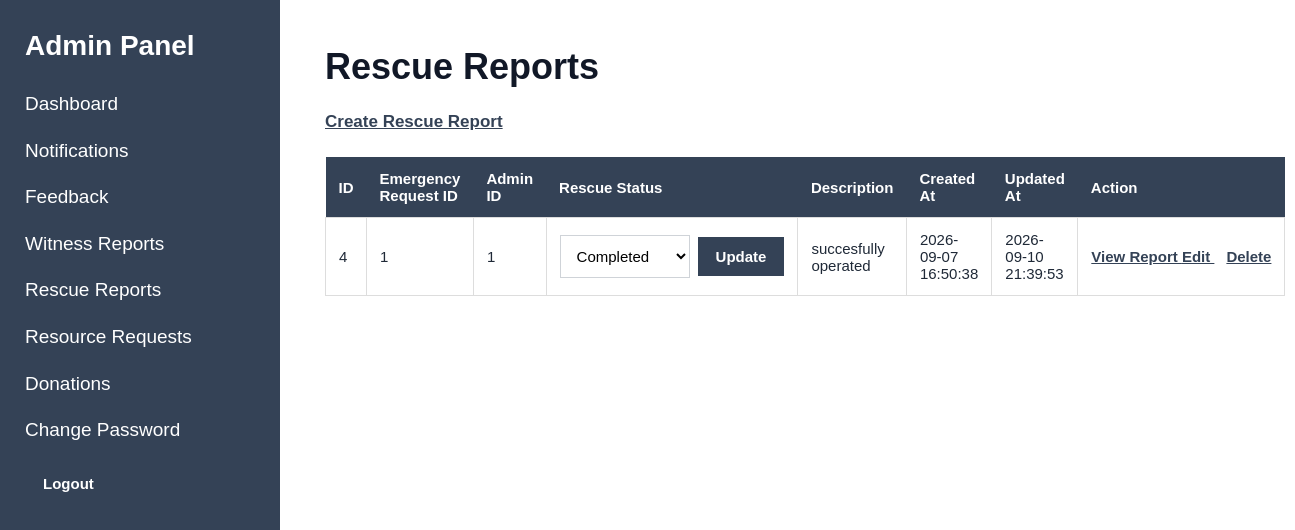
The page /index.php?page=rescue-reports (signed in) on the database its author committed.
### tables this page shows
CREATE TABLE `rescue_reports` (
  `id` int(11) NOT NULL,
  `emergency_request_id` int(11) NOT NULL,
  `admin_id` int(11) NOT NULL,
  `rescue_status` enum('pending','ongoing','completed','cancelled') NOT NULL DEFAULT 'pending',
  `description` text NOT NULL,
  `created_at` timestamp NOT NULL DEFAULT current_timestamp(),
  `updated_at` timestamp NOT NULL DEFAULT current_timestamp() ON UPDATE current_timestamp()
);

### models/RescueReportModel.php (called while the page is built, shortened)
<?php
function getAllRescueReports($conn)
{
    $sql = "SELECT
                id,
                emergency_request_id,
                admin_id,
                rescue_status,
                description,
                created_at,
                updated_at
            FROM rescue_reports
            ORDER BY id DESC";
    $result = mysqli_query($conn, $sql);
    $reports = [];
    while ($row = mysqli_fetch_assoc($result)) {
        $reports[] = $row;
    }
    return $reports;
}

### controllers/RescueReportController.php (called while the page is built, shortened)
<?php
require_once "models/RescueReportModel.php";
function loadAllRescueReports($conn)
{
    return getAllRescueReports($conn);
}

### views/admin/rescue_reports/index.php (the view, shortened to what this page needs)
<?php require_once "views/partials/header.php"; ?>
<?php require_once "views/partials/sidebar.php"; ?>
<div class="content">
    <h1>Rescue Reports</h1>
    <p>
        <a href="index.php?page=rescue-report-create">
            Create Rescue Report
        </a>
    </p>
    <?php if (empty($reports)): ?>
        <p>No rescue reports found.</p>
    <?php else: ?>
        <table>
            <thead>
                <tr>
                    <th>ID</th>
                    <th>Emergency Request ID</th>
                    <th>Admin ID</th>
                    <th>Rescue Status</th>
                    <th>Description</th>
                    <th>Created At</th>
                    <th>Updated At</th>
                    <th>Action</th>
                </tr>
            </thead>
            <tbody>
                <?php foreach ($reports as $report): ?>
                    <tr>
                        <td>
                            <?php echo (int)$report['id']; ?>
                        </td>
                        <td>
                            <?php
                            echo (int)$report[
                                'emergency_request_id'
                            ];
                            ?>
                        </td>
                        <td>
                            <?php
                            echo (int)$report['admin_id'];
                            ?>
                        </td>
                        <td>
                            <form
                                method="POST"
                                action="index.php?page=rescue-reports"
                                class="status-form"
                            >
                                <select
                                    name="rescue_status"
                                    required
                                >
                                    <option
                                        value="completed"
                                        <?php
                                        echo $report['rescue_status']
                                            === 'completed'
                                                ? 'selected'
                                                : '';
                                        ?>
                                    >
                                        Completed
                                    </option>
                                </select>
                                <button type="submit">
                                    Update
                                </button>
                            </form>
                        </td>
                        <td>
                            <?php
                            echo htmlspecialchars(
                                $report['description']
                            );
                            ?>
                        </td>
                        <td>
                            <?php
                            echo htmlspecialchars(
                                $report['created_at']
                            );
                            ?>
                        </td>
                        <td>
                            <?php
                            echo htmlspecialchars(
                                $report['updated_at']
                            );
                            ?>
                        </td>
                        <td class="action-links">
                            <a
                                href="index.php?page=rescue-report-view&id=<?php
                                    echo (int)$report['id'];
                                ?>"
                            >
                                View Report
                            </a>
                            <a
                                href="index.php?page=rescue-report-edit&id=<?php
                                    echo (int)$report['id'];
                                ?>"
                            >
                                Edit
                            </a>
                            <form
                                method="POST"
                                action="index.php?page=rescue-report-delete"
                                class="delete-form"
                                onsubmit="return confirm(
                                    'Are you sure you want to delete this rescue report?'
                                );"
                            >
                                <button
                                    type="submit"
                                    class="delete-link"
                                >
                                    Delete
                                </button>
                            </form>
                        </td>
                    </tr>
                <?php endforeach; ?>
            </tbody>
        </table>
    <?php endif; ?>
</div>
<?php require_once "views/partials/footer.php"; ?>

### assets/css/style.css (style rules this page uses)
* { box-sizing: border-box; }
body { margin: 0; font-family: Arial, Helvetica, sans-serif; background: #f5f6f8; color: #1f2937; }
.content { margin-left: 280px; padding: 45px; min-height: 100vh; background: white; }
.content h1 { margin-top: 0; margin-bottom: 20px; font-size: 36px; line-height: 1.2; color: #111827; }
.content>p { font-size: 17px; line-height: 1.6; margin-bottom: 22px; }
.content a { color: #344256; font-weight: 600; text-decoration: underline; }
input, textarea, select { width: 100%; padding: 11px 12px; border: 1px solid #cfd3d8; background: white; font-family: Arial, Helvetica, sans-serif; font-size: 15px; outline: none; }
button { background: #344256; color: white; border: none; padding: 11px 18px; font-family: Arial, Helvetica, sans-serif; font-size: 15px; font-weight: 600; cursor: pointer; }
table { width: 100%; border-collapse: collapse; margin-top: 22px; background: white; }
th { background: #344256; color: white; padding: 13px; text-align: left; font-size: 15px; }
td { padding: 13px; border: 1px solid #dddddd; font-size: 15px; }
table form { border: none; padding: 0; margin: 0; max-width: none; }
table form select { width: auto; }
table form button { margin-left: 5px; }
.status-form { display: flex; align-items: center; gap: 8px; margin: 0; }
.status-form select { width: 130px; margin: 0; }
.status-form button { margin: 0; white-space: nowrap; }
.action-links { white-space: nowrap; }
.action-links a, .delete-link { color: #344256; text-decoration: underline; font-weight: 600; font-size: 15px; }
.delete-form { display: inline; margin: 0; padding: 0; border: none; }
.delete-link { background: none; border: none; padding: 0; margin-left: 12px; cursor: pointer; font-family: Arial, Helvetica, sans-serif; }

### rows shown on the page
rescue_reports: id "4", emergency_request "1", admin "1", rescue_status "Completed", description "succesfully operated", created_at "2026-09-07 16:50:38", updated_at "2026-09-10 21:39:53"
